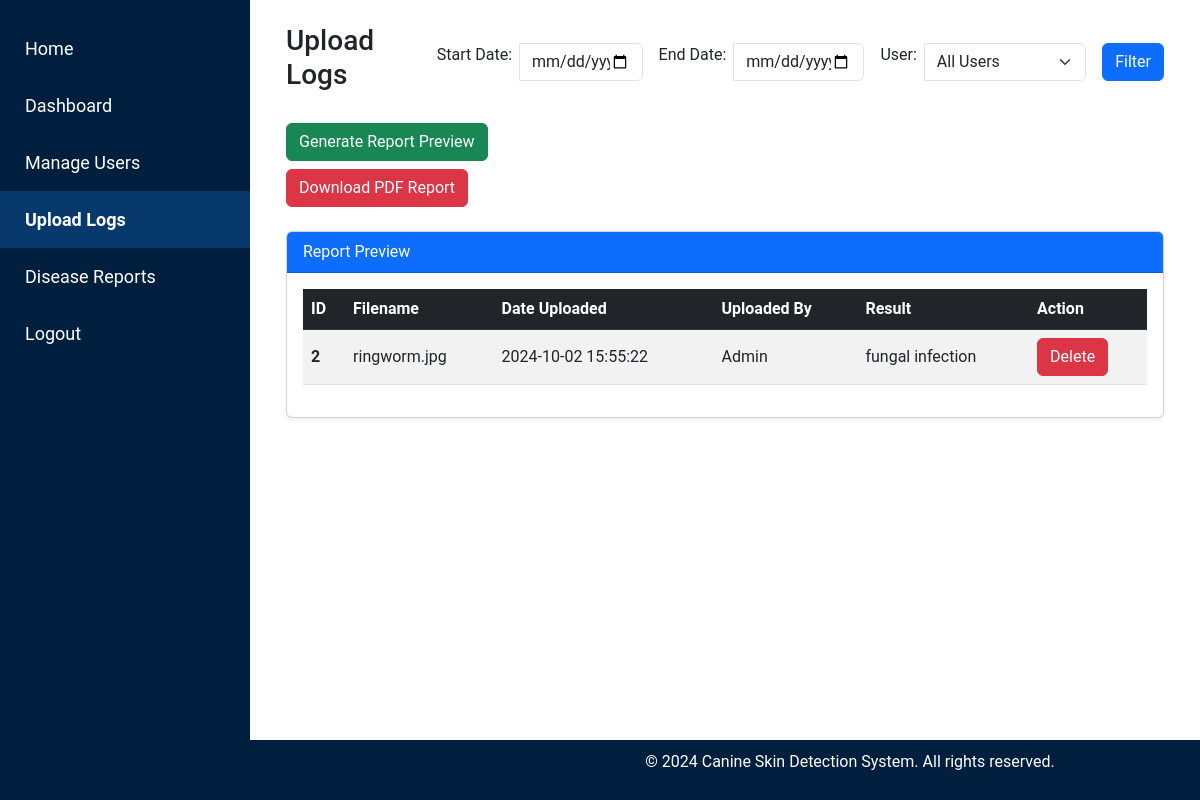
The app's page /admin/upload_logs, older data.
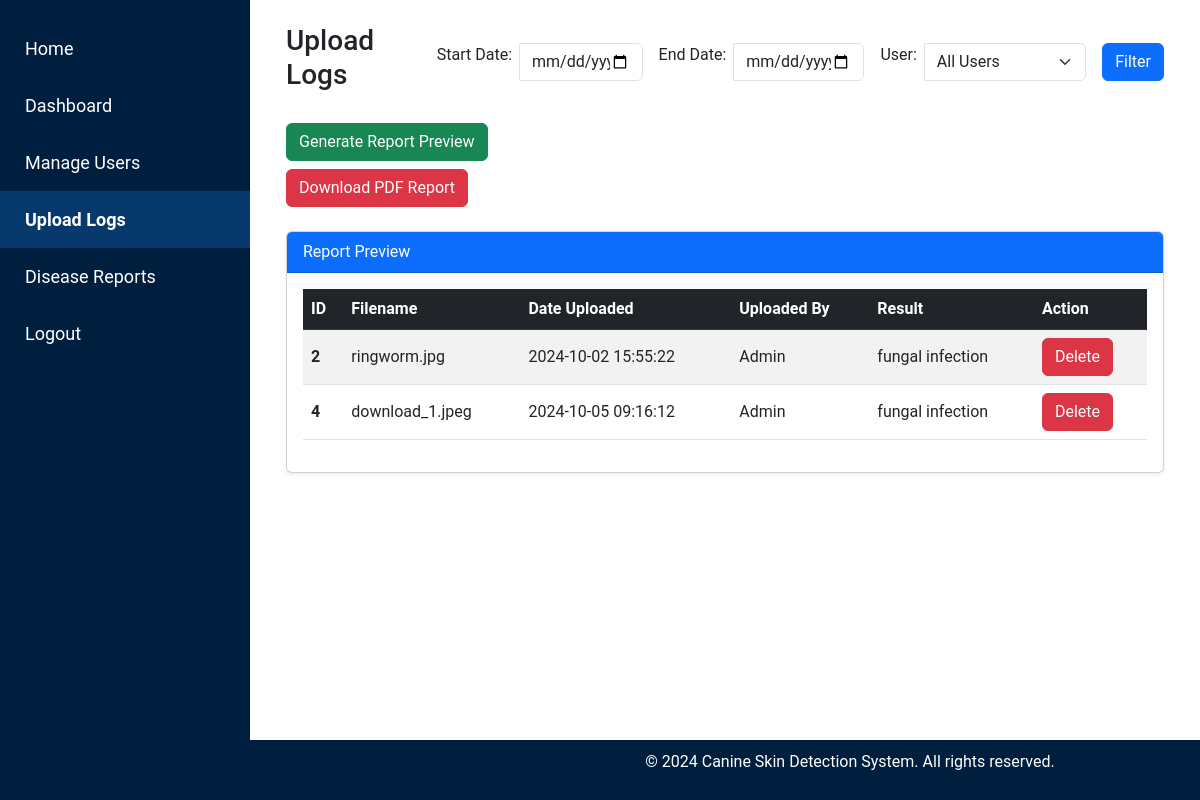
The same page, newer data.
### tables this page shows
CREATE TABLE uploads (
    id INTEGER PRIMARY KEY AUTOINCREMENT,
    filename TEXT NOT NULL,
    upload_date TIMESTAMP DEFAULT CURRENT_TIMESTAMP,
    file_type TEXT NOT NULL,
    result TEXT NOT NULL,  -- Add a column for storing the result (disease name)
    username TEXT NOT NULL  -- Store the username instead of user_id
);

### admin.py (the view)
@admin.route('/upload_logs')
def upload_logs():
    conn = get_db_connection()
    uploads = conn.execute('SELECT * FROM uploads').fetchall()
    conn.close()
    return render_template('admin/upload_logs.html', uploads=uploads)

### db.py (called while the page is built)
def get_db_connection():
    conn = sqlite3.connect('site.db')
    conn.row_factory = sqlite3.Row  # Allows accessing rows as dictionaries
    return conn

### templates/admin/upload_logs.html (shortened to what this page needs)
<!DOCTYPE html>
<html lang="en">
<head>
    <link href="https://cdn.jsdelivr.net/npm/bootstrap@5.3.0-alpha1/dist/css/bootstrap.min.css" rel="stylesheet">
    <link rel="stylesheet" href="{{ url_for('static', filename='css/admin_styles.css') }}">
    <link href="https://cdnjs.cloudflare.com/ajax/libs/bootstrap-icons/1.8.1/font/bootstrap-icons.min.css" rel="stylesheet">
</head>
<body>
    {% include 'partials/admin_sidebar.html' %}
    <div class="content p-4">
        <div class="container-fluid">
            <div class="d-flex justify-content-between align-items-center mb-4">
                <h1 class="h3">Upload Logs</h1>
                <form action="{{ url_for('admin.filter_logs') }}" method="GET" class="d-flex align-items-center">
                    <div class="input-group">
                        <label for="startDate" class="form-label me-2">Start Date:</label>
                        <input type="date" id="startDate" name="start_date" class="form-control">
                    </div>
                    <div class="input-group ms-3">
                        <label for="endDate" class="form-label me-2">End Date:</label>
                        <input type="date" id="endDate" name="end_date" class="form-control">
                    </div>
                    <div class="input-group ms-3">
                        <label for="username" class="form-label me-2">User:</label>
                        <select id="username" name="username" class="form-select">
                            <option value="">All Users</option>
                        </select>
                    </div>
                    <button type="submit" class="btn btn-primary ms-3">Filter</button>
                </form>
            </div>
            <div class="mb-4">
                <form action="{{ url_for('admin.preview_report') }}" method="POST">
                    <button type="submit" class="btn btn-success">Generate Report Preview</button>
                </form>
                <form action="{{ url_for('admin.generate_pdf_report') }}" method="GET" class="mt-2">
                    <button type="submit" class="btn btn-danger">Download PDF Report</button>
                </form>
            </div>
            {% if uploads %}
            <div class="card shadow-sm mt-4">
                <div class="card-header bg-primary text-white">
                    Report Preview
                </div>
                <div class="card-body">
                    <table class="table table-hover table-striped align-middle">
                        <thead class="table-dark">
                            <tr>
                                <th scope="col">ID</th>
                                <th scope="col">Filename</th>
                                <th scope="col">Date Uploaded</th>
                                <th scope="col">Uploaded By</th>
                                <th scope="col">Result</th>
                                <th scope="col">Action</th>
                            </tr>
                        </thead>
                        <tbody>
                            {% for upload in uploads %}
                            <tr>
                                <th scope="row">{{ upload.id }}</th>
                                <td>{{ upload.filename }}</td>
                                <td>{{ upload.upload_date }}</td>
                                <td>{{ upload.username }}</td>
                                <td>{{ upload.result }}</td>
                                <td>
                                    <form action="{{ url_for('admin.delete_log', upload_id=upload.id) }}" method="POST" onsubmit="return confirm('Are you sure you want to delete this upload?');">
                                        <button type="submit" class="btn btn-danger">Delete</button>
                                    </form>
                                </td>
                            </tr>
                            {% endfor %}
                        </tbody>
                    </table>
                </div>
            </div>
            {% endif %}
        </div>
    </div>
    {% include 'partials/footer_admin.html' %}
</body>
</html>

### templates/partials/admin_sidebar.html (shortened to what this page needs)
<div class="sidebar">
    <a href="{{ url_for('index') }}" class="{% if request.path == url_for('index') %}active{% endif %}">
         Home
    </a>
    <a href="{{ url_for('admin.admin_dashboard') }}" class="{% if request.path == url_for('admin.admin_dashboard') %}active{% endif %}">
         Dashboard
    </a>
    <a href="{{ url_for('admin.manage_users') }}" class="{% if request.path == url_for('admin.manage_users') %}active{% endif %}">
         Manage Users
    </a>
    <a href="{{ url_for('admin.upload_logs') }}" class="{% if request.path == url_for('admin.upload_logs') %}active{% endif %}">
         Upload Logs
    </a>
    <a href="{{ url_for('admin.disease_reports') }}" class="{% if request.path == url_for('admin.disease_reports') %}active{% endif %}">
         Disease Reports
    </a>
    <a href="{{ url_for('auth.logout') }}" class="{% if request.path == url_for('auth.logout') %}active{% endif %}">
         Logout
    </a>
</div>

### templates/partials/footer_admin.html
    <footer>
        <p>&copy; 2024 Canine Skin Detection System. All rights reserved.</p>
    </footer>

### static/css/admin_styles.css (style rules this page uses)
body { font-family: 'Roboto', sans-serif; }
.card { margin-bottom: 20px; }
.sidebar { height: 100vh; width: 250px; position: fixed; top: 0; left: 0; background-color: #001f3f; padding-top: 20px; }
.sidebar a { padding: 15px; text-decoration: none; font-size: 18px; color: white; display: block; }
.sidebar a.active { background-color: #08396d; color: white; font-weight: bold; }
.content { margin-left: 250px; padding: 20px; }
footer { background-color: #001f3f; color: white; padding: 10px 0; text-align: center; position: fixed; bottom: 0; width: 100%; left: 250px; }

Row changes from the older to the newer data that the page shows:
added uploads: id "4", filename "download_1.jpeg", upload_date "2024-10-05 09:16:12", username "Admin", result "fungal infection"
